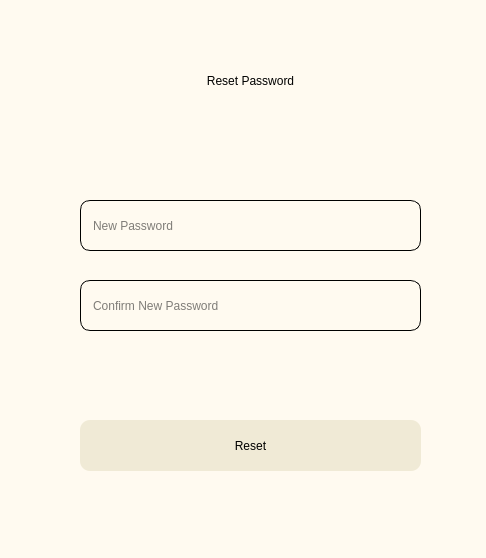
<?xml version="1.0" encoding="UTF-8"?>
<ui version="4.0">
 <class>Dialog</class>
 <widget class="QDialog" name="Dialog">
  <property name="geometry">
   <rect>
    <x>0</x>
    <y>0</y>
    <width>486</width>
    <height>558</height>
   </rect>
  </property>
  <property name="minimumSize">
   <size>
    <width>486</width>
    <height>558</height>
   </size>
  </property>
  <property name="maximumSize">
   <size>
    <width>486</width>
    <height>558</height>
   </size>
  </property>
  <property name="windowTitle">
   <string>Dialog</string>
  </property>
  <widget class="QWidget" name="bgwidget" native="true">
   <property name="geometry">
    <rect>
     <x>0</x>
     <y>0</y>
     <width>486</width>
     <height>558</height>
    </rect>
   </property>
   <property name="minimumSize">
    <size>
     <width>486</width>
     <height>558</height>
    </size>
   </property>
   <property name="maximumSize">
    <size>
     <width>486</width>
     <height>558</height>
    </size>
   </property>
   <property name="styleSheet">
    <string notr="true">QWidget#bgwidget{background-color:rgb(255,250,240);}</string>
   </property>
   <widget class="QLineEdit" name="newp">
    <property name="geometry">
     <rect>
      <x>80</x>
      <y>200</y>
      <width>341</width>
      <height>51</height>
     </rect>
    </property>
    <property name="styleSheet">
     <string notr="true">background-color:rgba(0,0,0,0);
font: 14pt &quot;MS Shell Dlg 2&quot;;

background: rgb(255,250,240);
selection-background-color: black;
border-width: 1px; 
border-style: solid; 
border-color: black black black black; 
border-radius: 10px;
padding: 2 10px;
</string>
    </property>
    <property name="placeholderText">
     <string>New Password</string>
    </property>
   </widget>
   <widget class="QLineEdit" name="confirmnewp">
    <property name="geometry">
     <rect>
      <x>80</x>
      <y>280</y>
      <width>341</width>
      <height>51</height>
     </rect>
    </property>
    <property name="styleSheet">
     <string notr="true">background-color:rgba(0,0,0,0);
font: 14pt &quot;MS Shell Dlg 2&quot;;

background: rgb(255,250,240);
selection-background-color: black;
border-width: 1px; 
border-style: solid; 
border-color: black black black black; 
border-radius: 10px;
padding: 2 10px;
</string>
    </property>
    <property name="placeholderText">
     <string>Confirm New Password</string>
    </property>
   </widget>
   <widget class="QPushButton" name="reset">
    <property name="geometry">
     <rect>
      <x>80</x>
      <y>420</y>
      <width>341</width>
      <height>51</height>
     </rect>
    </property>
    <property name="cursor">
     <cursorShape>PointingHandCursor</cursorShape>
    </property>
    <property name="styleSheet">
     <string notr="true">border-radius:10px;
background-color:rgb(240, 234, 214);
font: 18pt &quot;MS Shell Dlg 2&quot;;</string>
    </property>
    <property name="text">
     <string>Reset</string>
    </property>
   </widget>
   <widget class="QLabel" name="resetlabel">
    <property name="geometry">
     <rect>
      <x>70</x>
      <y>20</y>
      <width>361</width>
      <height>121</height>
     </rect>
    </property>
    <property name="styleSheet">
     <string notr="true">font: 36pt &quot;MS Shell Dlg 2&quot;;
color:rgb(0,0,0);</string>
    </property>
    <property name="text">
     <string>Reset Password</string>
    </property>
    <property name="alignment">
     <set>Qt::AlignCenter</set>
    </property>
   </widget>
   <widget class="QLabel" name="error">
    <property name="geometry">
     <rect>
      <x>80</x>
      <y>380</y>
      <width>341</width>
      <height>31</height>
     </rect>
    </property>
    <property name="styleSheet">
     <string notr="true">font: 12pt &quot;MS Shell Dlg 2&quot;; color:red;</string>
    </property>
    <property name="text">
     <string/>
    </property>
   </widget>
  </widget>
 </widget>
 <resources/>
 <connections/>
</ui>
